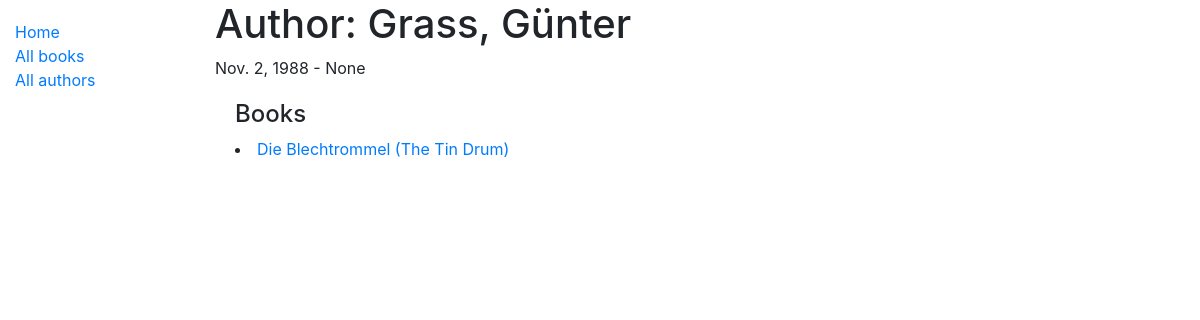
/catalog/author/2, run on the app's committed database.
### catalog/models.py (models this page shows, shortened)
class Author(models.Model):
    first_name = models.CharField(max_length=100)
    last_name = models.CharField(max_length=100)
    date_of_birth = models.DateField(null=True, blank=True)
    date_of_death = models.DateField('Died', null=True, blank=True)
    class Meta:
        ordering = ['last_name', 'first_name']

class Book(models.Model):
    title = models.CharField(max_length=200)
    author = models.ForeignKey('Author', on_delete=models.SET_NULL, null=True)
    summary = models.TextField(max_length=1000, help_text='Enter a brief description of the book')
    isbn = models.CharField('ISBN', max_length=13, unique=True,
                             help_text='13 Character <a href="https://www.isbn-international.org/content/what-isbn">ISBN number</a>')
    genre = models.ManyToManyField(Genre, help_text='Select a genre for this book')
    def get_absolute_url(self):
        return reverse('book-detail', args=[str(self.id)])
    def display_genre(self):
        """Create a string for the Genre. This is required to display genre in Admin."""
        return ', '.join(genre.name for genre in self.genre.all()[:3])
    display_genre.short_description = 'Genre'

### catalog/views.py (the view)
# urls.py: path('author/<int:pk>', views.AuthorDetailView.as_view(), name='author-detail'),
class AuthorDetailView(generic.DetailView):
    model = Author

### catalog/templates/catalog/author_detail.html
{% extends "base_generic.html" %}
{% block content %}
  <h1>Author: {{ author.last_name }}, {{ author.first_name}}</h1>
  <p>{{ author.date_of_birth }} - {{ author.date_of_death}}</p>
  <div style="margin-left:20px;margin-top:20px">
    <h4>Books</h4>
    {% for book in author.book_set.all %}
      <li>
        <a href="{{ book.get_absolute_url }}">{{ book.title }}</a>
      </li>
    {% endfor %}
  </div>
{% endblock %}

### data on the page
Author: last_name "Grass", first_name "Günter", date_of_birth "Nov. 2, 1988", date_of_death "None"
Book: title "Die Blechtrommel (The Tin Drum)"
